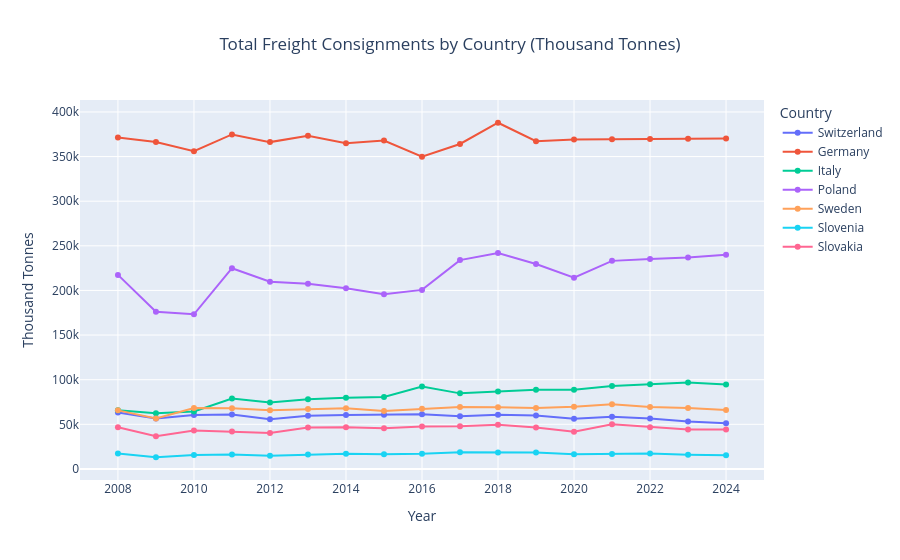

The notebook cell this image was saved under:
### Markdown cell above
In the full wagon load consignments, Germany sees an overall increasing trend, barring the decline from 2017-2019 and again increasing since then. Switzerland, Slovakia, Slovenia and Italy have seen relatively lower levels of full wagon load consignments, which were decreasing. Poland has seen a drastic rise and fall in full wagon load consignments since 2010, which could be treated as an outlier considering the data trend thereafter. It continued to decrease further and brief periods of increase from 2016 till 2019. As from the previous graph, it becomes evident that Poland looks to shift to full train consignments instead to meet its demands and requirements.\
Sweden shows a modest rise in the use of full wagon loads , increasing from 23904 in 2012 to 31499 thousand tonnes in 2024, in full wagon load, marking an increase of 31.77 % in 12 years.

### Code cell
# --- Plot 3: Total Consignments ---
fig3 = px.line(
    df_plot,
    x='Year',
    y='Total',
    color='Country_Name',
    markers=True,
    title='Total Freight Consignments by Country (Thousand Tonnes)',
    labels={'Total': 'Thousand Tonnes', 'Country_Name': 'Country'}
)
fig3.update_layout(title_x=0.5, legend_title_text='Country', hovermode='x unified')
fig3.show()

### Figure 1 — Plotly figure (JSON) as saved in the notebook; plotly's stock layout.template omitted (floating-point values rounded to 4 significant figures)
{"data": [{"hovertemplate": "Country=Switzerland<br>Year=%{x}<br>Thousand Tonnes=%{y}<extra></extra>", "legendgroup": "Switzerland", "line": {"color": "#636efa", "dash": "solid"}, "marker": {"symbol": "circle"}, "mode": "lines+markers", "name": "Switzerland", "orientation": "v", "showlegend": true, "type": "scatter", "x": [2008, 2009, 2010, 2011, 2012, 2013, 2014, 2015, 2016, 2017, 2018, 2019, 2020, 2021, 2022, 2023, 2024], "xaxis": "x", "y": [63336, 56640, 60418, 61114, 55607, 59505, 60345, 60832, 61148, 59097, 60781, 60000, 56214, 58431, 56513, 53290, 51215], "yaxis": "y"}, {"hovertemplate": "Country=Germany<br>Year=%{x}<br>Thousand Tonnes=%{y}<extra></extra>", "legendgroup": "Germany", "line": {"color": "#EF553B", "dash": "solid"}, "marker": {"symbol": "circle"}, "mode": "lines+markers", "name": "Germany", "orientation": "v", "showlegend": true, "type": "scatter", "x": [2008, 2009, 2010, 2011, 2012, 2013, 2014, 2015, 2016, 2017, 2018, 2019, 2020, 2021, 2022, 2023, 2024], "xaxis": "x", "y": [371298, 366200.0, 355939, 374801, 366204, 373274, 365026, 367900.0, 349794, 364132, 387895, 367190, 369300.0, 369500.0, 369800.0, 370100.0, 370400.0], "yaxis": "y"}, {"hovertemplate": "Country=Italy<br>Year=%{x}<br>Thousand Tonnes=%{y}<extra></extra>", "legendgroup": "Italy", "line": {"color": "#00cc96", "dash": "solid"}, "marker": {"symbol": "circle"}, "mode": "lines+markers", "name": "Italy", "orientation": "v", "showlegend": true, "type": "scatter", "x": [2008, 2009, 2010, 2011, 2012, 2013, 2014, 2015, 2016, 2017, 2018, 2019, 2020, 2021, 2022, 2023, 2024], "xaxis": "x", "y": [65888, 62269, 64444, 78932, 74490.0, 78194, 79748, 80600.0, 92263, 84670.0, 86700.0, 88740.0, 88699, 92810.0, 94840.0, 96880.0, 94604], "yaxis": "y"}, {"hovertemplate": "Country=Poland<br>Year=%{x}<br>Thousand Tonnes=%{y}<extra></extra>", "legendgroup": "Poland", "line": {"color": "#ab63fa", "dash": "solid"}, "marker": {"symbol": "circle"}, "mode": "lines+markers", "name": "Poland", "orientation": "v", "showlegend": true, "type": "scatter", "x": [2008, 2009, 2010, 2011, 2012, 2013, 2014, 2015, 2016, 2017, 2018, 2019, 2020, 2021, 2022, 2023, 2024], "xaxis": "x", "y": [217432, 176149, 173289, 224895, 209867, 207364, 202535, 195822, 200628, 233980, 242040, 229628, 214213, 233130, 235190, 237000.0, 240000.0], "yaxis": "y"}, {"hovertemplate": "Country=Sweden<br>Year=%{x}<br>Thousand Tonnes=%{y}<extra></extra>", "legendgroup": "Sweden", "line": {"color": "#FFA15A", "dash": "solid"}, "marker": {"symbol": "circle"}, "mode": "lines+markers", "name": "Sweden", "orientation": "v", "showlegend": true, "type": "scatter", "x": [2008, 2009, 2010, 2011, 2012, 2013, 2014, 2015, 2016, 2017, 2018, 2019, 2020, 2021, 2022, 2023, 2024], "xaxis": "x", "y": [65632, 56466, 68329, 67907, 65789, 67047, 68035, 64999, 67479, 69350, 69123, 68220, 69805, 72458, 69370.0, 68293, 65906], "yaxis": "y"}, {"hovertemplate": "Country=Slovenia<br>Year=%{x}<br>Thousand Tonnes=%{y}<extra></extra>", "legendgroup": "Slovenia", "line": {"color": "#19d3f3", "dash": "solid"}, "marker": {"symbol": "circle"}, "mode": "lines+markers", "name": "Slovenia", "orientation": "v", "showlegend": true, "type": "scatter", "x": [2008, 2009, 2010, 2011, 2012, 2013, 2014, 2015, 2016, 2017, 2018, 2019, 2020, 2021, 2022, 2023, 2024], "xaxis": "x", "y": [17271, 13097, 15600, 16268, 14798, 16054, 16906, 16469, 16927, 18597, 18355, 18450, 16501, 16693, 17232, 15951, 15200], "yaxis": "y"}, {"hovertemplate": "Country=Slovakia<br>Year=%{x}<br>Thousand Tonnes=%{y}<extra></extra>", "legendgroup": "Slovakia", "line": {"color": "#FF6692", "dash": "solid"}, "marker": {"symbol": "circle"}, "mode": "lines+markers", "name": "Slovakia", "orientation": "v", "showlegend": true, "type": "scatter", "x": [2008, 2009, 2010, 2011, 2012, 2013, 2014, 2015, 2016, 2017, 2018, 2019, 2020, 2021, 2022, 2023, 2024], "xaxis": "x", "y": [46621, 36671, 43197, 41963, 40371, 46340, 46680, 45478, 47548, 47760, 49642, 46413, 41572, 49944, 46712, 44304, 44282], "yaxis": "y"}], "layout": {"hovermode": "x unified", "legend": {"title": {"text": "Country"}, "tracegroupgap": 0}, "title": {"text": "Total Freight Consignments by Country (Thousand Tonnes)", "x": 0.5}, "xaxis": {"anchor": "y", "domain": [0, 1], "title": {"text": "Year"}}, "yaxis": {"anchor": "x", "domain": [0, 1], "title": {"text": "Thousand Tonnes"}}}}
